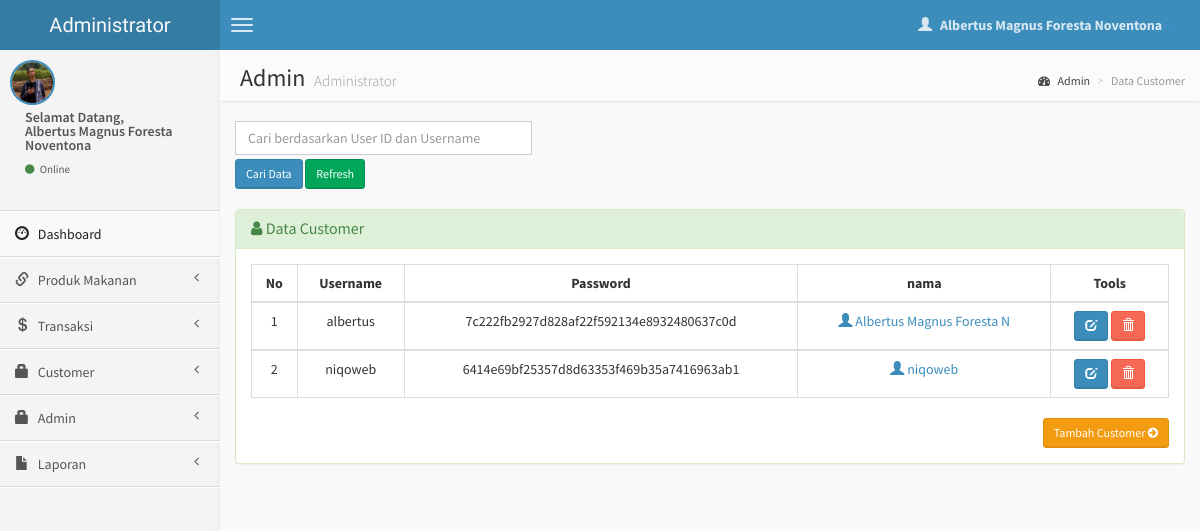
Screenshot of /admin/customer.php (signed in) with the database file from the repository.
### tables this page shows
CREATE TABLE `customer` (
  `kd_cus` varchar(20) NOT NULL,
  `nama` varchar(50) NOT NULL,
  `alamat` varchar(50) NOT NULL,
  `no_telp` varchar(15) NOT NULL,
  `username` varchar(15) NOT NULL,
  `pw` text NOT NULL,
  `gambar` varchar(100) NOT NULL
);

### admin/customer.php (the view, shortened to what this page needs)
<?php
if (empty($_SESSION['username'])) {
  header('location:../index.php');
} else {
?>
  <!DOCTYPE html>
  <html>
  <head>
    <link href="../dist/css/bootstrap.css" rel="stylesheet" type="text/css" />
    <link href="//cdnjs.cloudflare.com/ajax/libs/font-awesome/4.1.0/css/font-awesome.min.css" rel="stylesheet" type="text/css" />
    <link href="//code.ionicframework.com/ionicons/1.5.2/css/ionicons.min.css" rel="stylesheet" type="text/css" />
    <link href="../css/morris/morris.css" rel="stylesheet" type="text/css" />
    <link href="../css/jvectormap/jquery-jvectormap-1.2.2.css" rel="stylesheet" type="text/css" />
    <link href="../css/datepicker/datepicker3.css" rel="stylesheet" type="text/css" />
    <link href="../css/daterangepicker/daterangepicker-bs3.css" rel="stylesheet" type="text/css" />
    <link href="../css/bootstrap-wysihtml5/bootstrap3-wysihtml5.min.css" rel="stylesheet" type="text/css" />
    <link href="../css/AdminLTE.css" rel="stylesheet" type="text/css" />
    <link rel="stylesheet" href="datatables/dataTables.bootstrap.css" />
  </head>
  <body class="skin-blue">
    <header class="header">
      <a href="index.php" class="logo">
        Administrator
      </a>
      <nav class="navbar navbar-static-top" role="navigation">
        <a href="#" class="navbar-btn sidebar-toggle" data-toggle="offcanvas" role="button">
          <span class="icon-bar"></span>
          <span class="icon-bar"></span>
          <span class="icon-bar"></span>
        </a>
        <div class="navbar-right">
          <ul class="nav navbar-nav">
            <li class="dropdown user user-menu">
              <a href="#" class="dropdown-toggle" data-toggle="dropdown">
                <i class="glyphicon glyphicon-user"></i>
                <span><?php echo $_SESSION['fullname']; ?> <i class="caret"></i></span>
              </a>
              <?php } ?>
            </li>
          </ul>
        </div>
      </nav>
    </header>
    <div class="wrapper row-offcanvas row-offcanvas-left">
      <aside class="left-side sidebar-offcanvas">
        <section class="sidebar">
          <div class="user-panel">
            <div class="pull-left image">
              <img src="<?php echo $_SESSION['gambar']; ?>" class="img-circle" alt="User Image" style="border: 2px solid #3C8DBC;" />
            </div>
            <div class="pull-left info">
              <p>Selamat Datang,<br /><?php echo $_SESSION['fullname']; ?></p>
              <a href="#"><i class="fa fa-circle text-success"></i> Online</a>
            </div>
          </div>
          <?php include "menu.php"; ?>
        </section>
      </aside>
      <aside class="right-side">
        <section class="content-header">
          <h1>
            Admin
            <small>Administrator</small>
          </h1>
          <ol class="breadcrumb">
            <li><a href="#"><i class="fa fa-dashboard"></i> Admin</a></li>
            <li class="active">Data Customer</li>
          </ol>
        </section>
        <section class="content">
          <div class="row">
            <div class="col-lg-4">
              <form action='admin.php' method="POST">
                <input type='text' class="form-control" style="margin-bottom: 4px;" name='qcari' placeholder='Cari berdasarkan User ID dan Username' required />
                <input type='submit' value='Cari Data' class="btn btn-sm btn-primary" /> <a href='admin.php' class="btn btn-sm btn-success">Refresh</i></a>
            </div>
          </div>
          <br />
          <div class="row">
            <div class="col-lg-12">
              <div class="panel panel-success">
                <div class="panel-heading">
                  <h3 class="panel-title"><i class="fa fa-user"></i> Data Customer </h3>
                </div>
                <div class="panel-body">
                  <?php
                  $query1 = "SELECT * from customer";
                  $tampil = mysqli_query($koneksi, $query1) or die(mysqli_error($koneksi));
                  ?>
                  <table id="example" class="table table-hover table-bordered">
                    <thead>
                      <tr>
                        <th>
                          <center>No </center>
                        </th>
                        <th>
                          <center>Username </center>
                        </th>
                        <th>
                          <center>Password </center>
                        </th>
                        <th>
                          <center>nama </center>
                        </th>
                        <th>
                          <center>Tools</center>
                        </th>
                      </tr>
                    </thead>
                    <?php
                    $no = 0;
                    while ($data = mysqli_fetch_array($tampil)) {
                      $no++; ?>
                      <tbody>
                        <tr>
                          <td>
                            <center><?php echo $no; ?></center>
                          </td>
                          <td>
                            <center><?php echo $data['username']; ?></center>
                          </td>
                          <td>
                            <center><?php echo $data['pw']; ?></center>
                          </td>
                          <td>
                            <center><a href="detail-customer.php?hal=edit&kd=<?php echo $data['kd_cus']; ?>"><span class="glyphicon glyphicon-user"></span> <?php echo $data['nama']; ?></a></center>
                          </td>
                          <td>
                            <center>
                              <div id="thanks"><a class="btn btn-sm btn-primary" data-placement="bottom" data-toggle="tooltip" title="Edit Customer" href="edit-customer.php?hal=edit&kd=<?php echo $data['kd_cus']; ?>"><span class="glyphicon glyphicon-edit"></span></a>
                                <a onclick="return confirm ('Yakin hapus <?php echo $data['nama']; ?>.?');" class="btn btn-sm btn-danger tooltips" data-placement="bottom" data-toggle="tooltip" title="Hapus Customer" href="hapus-customer.php?hal=hapus&kd=<?php echo $data['kd_cus']; ?>"><span class="glyphicon glyphicon-trash"></a>
                            </center>
                          </td>
                        </tr>
                </div>
              <?php
                    }
              ?>
              <div class="text-right">
                <a href="input-admin.php" class="btn btn-sm btn-warning">Tambah Customer <i class="fa fa-arrow-circle-right"></i></a>
              </div>
              </div>
            </div>
          </div>
  </body>
  </html>

### rows the page displays
customer: username "albertus", pw "7c222fb2927d828af22f592134e8932480637c0d", nama "Albertus Magnus Foresta N"
customer: username "niqoweb", pw "6414e69bf25357d8d63353f469b35a7416963ab1", nama "niqoweb"

### other values shown
$_SESSION['fullname'] "Albertus Magnus Foresta Noventona"
